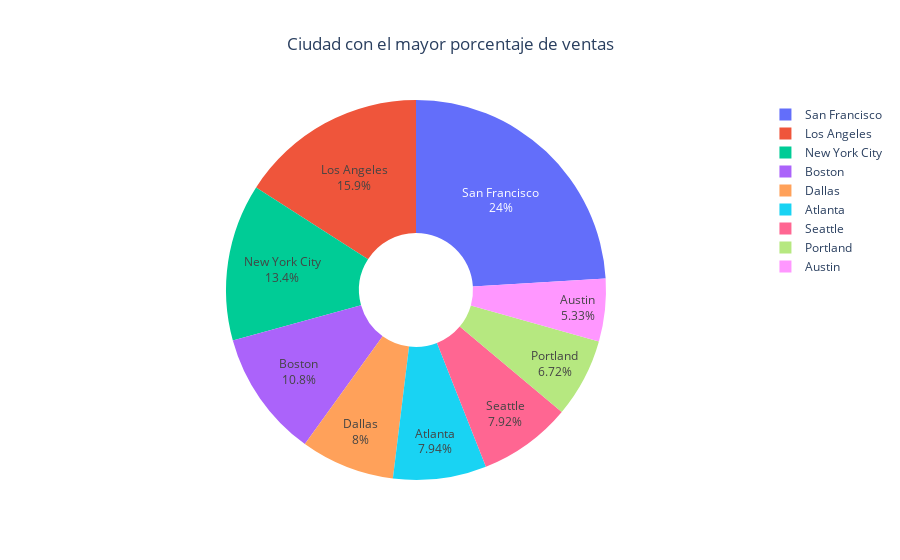

This figure's notebook cell:
### Code cell
# Para entenderlo de manera mas visual, graficamos un pie chart
fig = px.pie(ventas_por_ciudad, values='Cantidad Pedida', names='Ciudad', title='Ciudad con el mayor porcentaje de ventas')

fig.update_traces(textposition='inside', textinfo='percent+label', hole=0.3)
fig.update_layout(title_x=0.5)

fig.show()

### Figure 1 — Plotly figure (JSON) as saved in the notebook; plotly's stock layout.template omitted (floating-point values rounded to 4 significant figures)
{"data": [{"domain": {"x": [0, 1], "y": [0, 1]}, "hole": 0.3, "hovertemplate": "Ciudad=%{label}<br>Cantidad Pedida=%{value}<extra></extra>", "labels": ["San Francisco", "Los Angeles", "New York City", "Boston", "Dallas", "Atlanta", "Seattle", "Portland", "Austin"], "legendgroup": "", "name": "", "showlegend": true, "textinfo": "percent+label", "textposition": "inside", "type": "pie", "values": [50239, 33289, 27932, 22528, 16730, 16602, 16553, 14053, 11153]}], "layout": {"legend": {"tracegroupgap": 0}, "title": {"text": "Ciudad con el mayor porcentaje de ventas", "x": 0.5}}}
